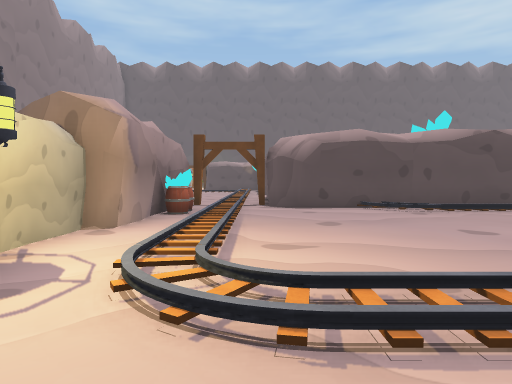
view 1 (above)

22 first-person views from a walk through a scene from a Unity 3-D project. The camera is 1.4 m above the floor, tilts 2° down and sees 75° across. The floor is counted in squares, 2 m on a side. Each view is taken from the middle of a square. On the plan, view 1 faces up. The plan holds only what a view shows up to about 10 squares ahead; the rest is blank. The place goes on beyond the plan. The player character is not drawn. Some animated figures are left out. Some surface patterns are stand-ins.

view 2
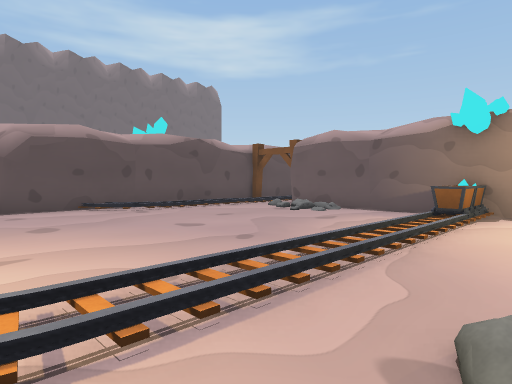

view 3
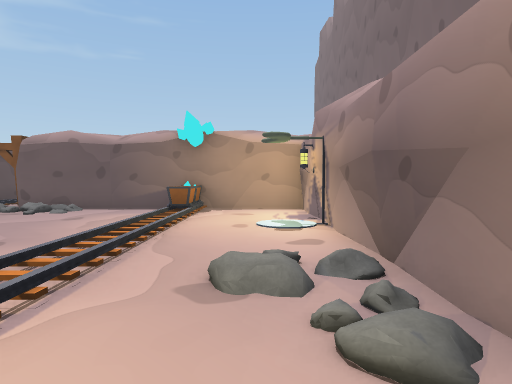

view 4
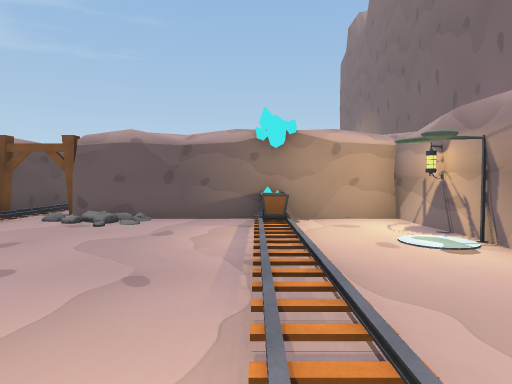

view 5
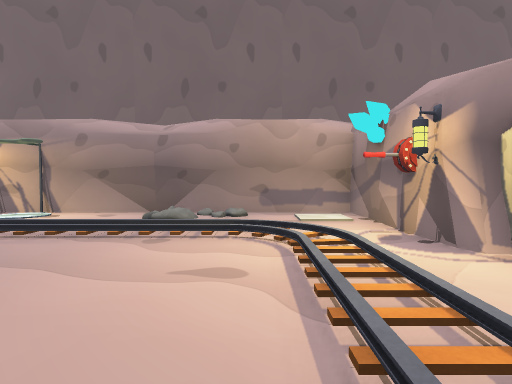

view 6
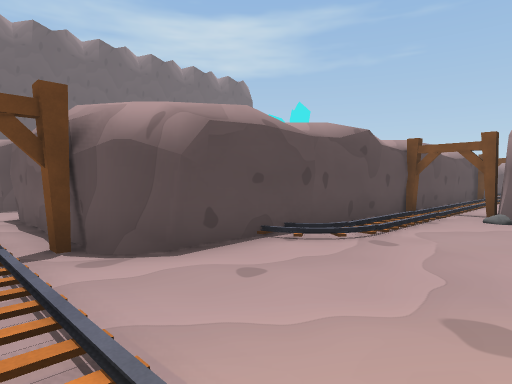

view 7
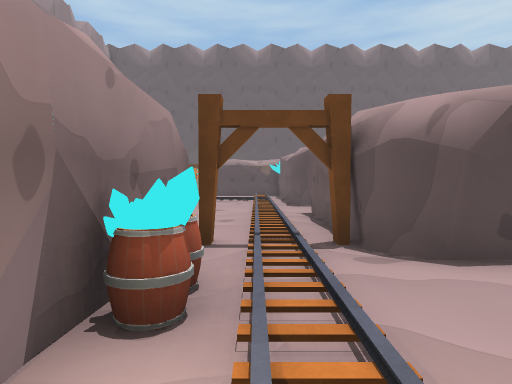

view 8
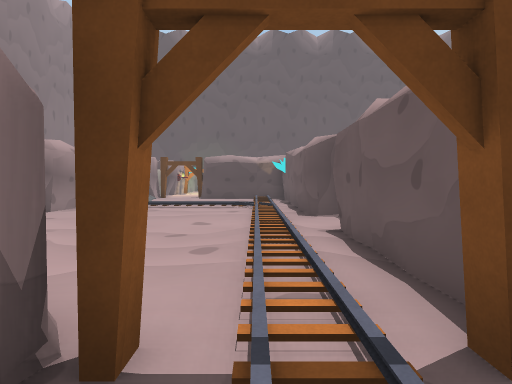

view 9
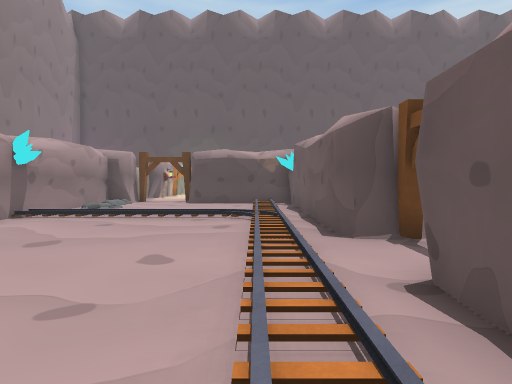

view 10
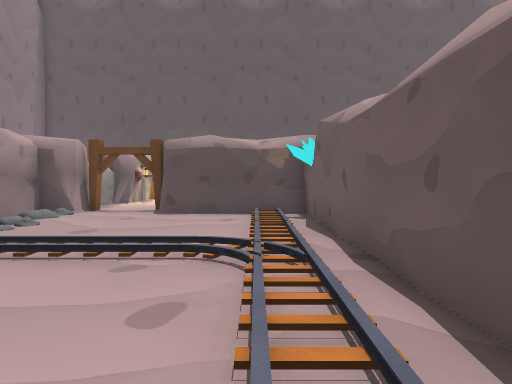

view 11
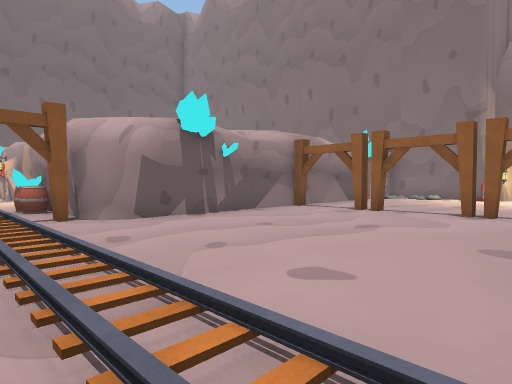

view 12
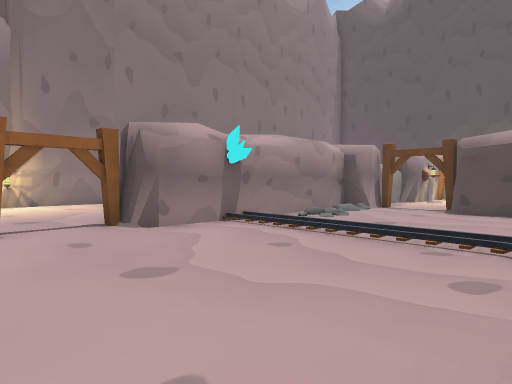

view 13
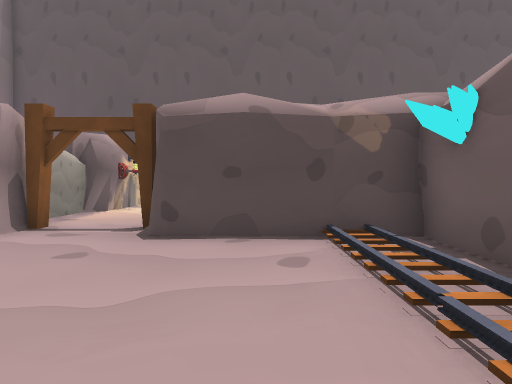

view 14
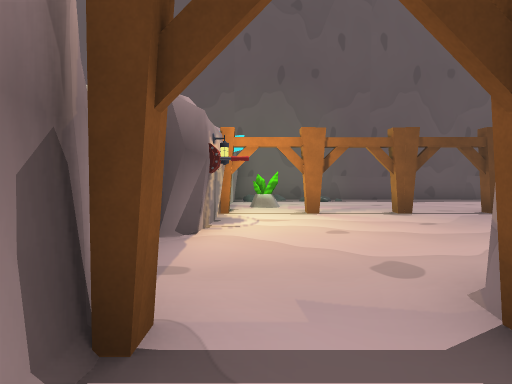

view 15
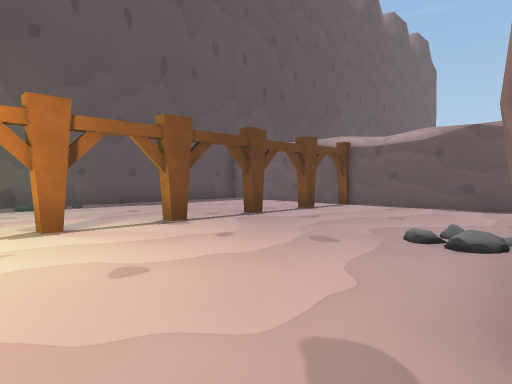

view 16
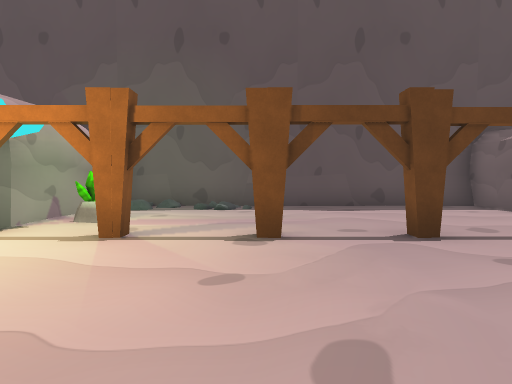

view 17
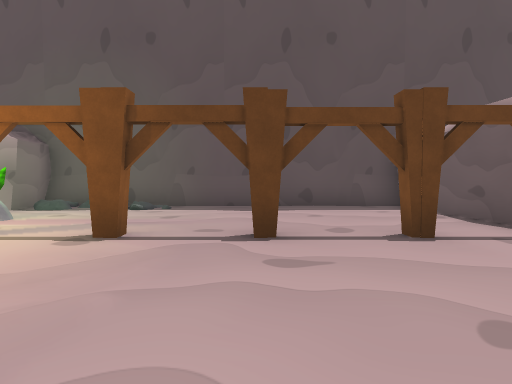

view 18
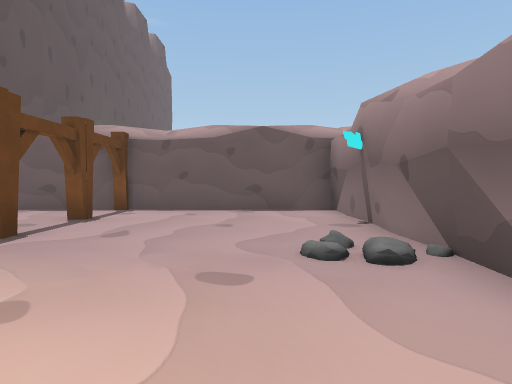

view 19
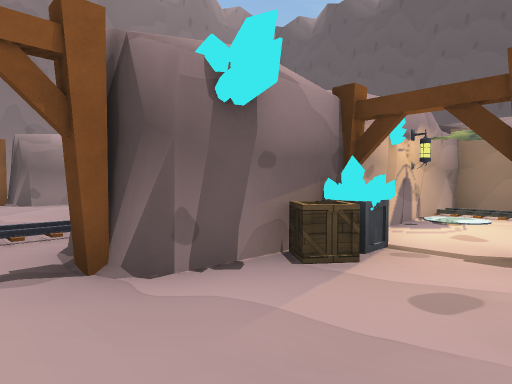

view 20
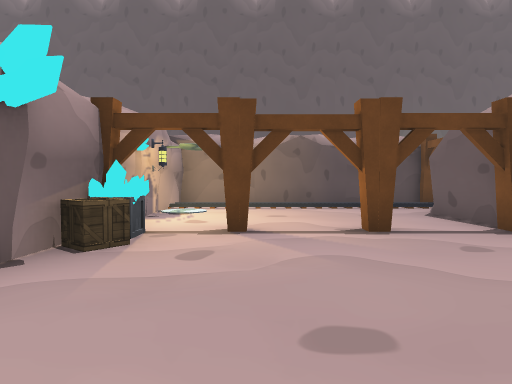

view 21
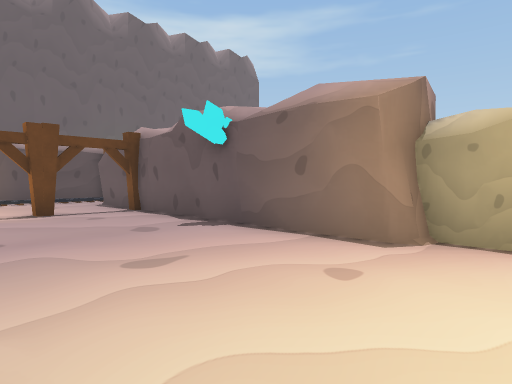

view 22
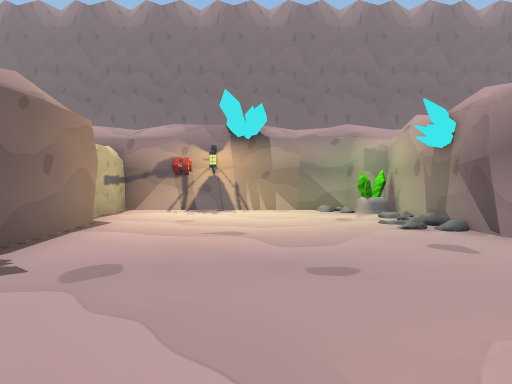

### Floor plan
Key: @ floor where view 1 was taken; # wall or solid block; . main floor; : floor 0.25 m higher than the main floor; / step, stairs or slope; B barrel; C cart; R crate; K rock; O other object.
Columns run from 8 left of view 1 to 10 right of it. Each row starts with its distance up from view 1.
 36    #### ####
 35   ##..###..##
 34   # ........#
 33   #.........#
 32   #O........#
 31   #.........#
 30   #.#.#.#.#.#
 29   #.........#
 28   O.........#
 27   ..........#
 26   ..........#
 25   #..########
 24  ##..###O ########
 23  # ..../.O#////
 22  #/..../.#O//////
 21  #/..../.#O.....#
 20  #...../.#......#
 19  O//////.##.#.#.#
 18  #...../.#RO....#
 17 ##...../.##.....#
 16 ......./.#......#
 15 ......./........#
 14 ......./.##.....#
 13 ......./.##.....#
 12 .#...../.#K.....#
 11 ......./.#O.....#
 10 ######///##K###O#
  9      ##/.##O#######
  8       B/...//// //
  7       O/..........
  6       #/.......:##
  5      ##/......//#
  4      #./........#
  3      O./........#
  2       #///////CO#
  1       #........O#
  0       #.@.......#
 -1       #.###..O..#
 -2       ### #######

Positions as (right, up) in squares from view 1, and headings:
1: (0, 0), facing up
2: (0, 0), facing up-right
3: (-1, 0), facing right
4: (0, 2), facing right
5: (0, 6), facing down
6: (-1, 5), facing up-right
7: (-1, 5), facing up
8: (-1, 8), facing up
9: (-1, 11), facing up
10: (-1, 15), facing up
11: (0, 16), facing down-left
12: (-1, 14), facing up-left
13: (-2, 19), facing up
14: (-5, 23), facing up
15: (-5, 25), facing up-right
16: (-2, 26), facing up
17: (0, 26), facing up
18: (-4, 27), facing right
19: (4, 15), facing up-left
20: (4, 14), facing up
21: (4, 11), facing up-right
22: (5, 18), facing down
